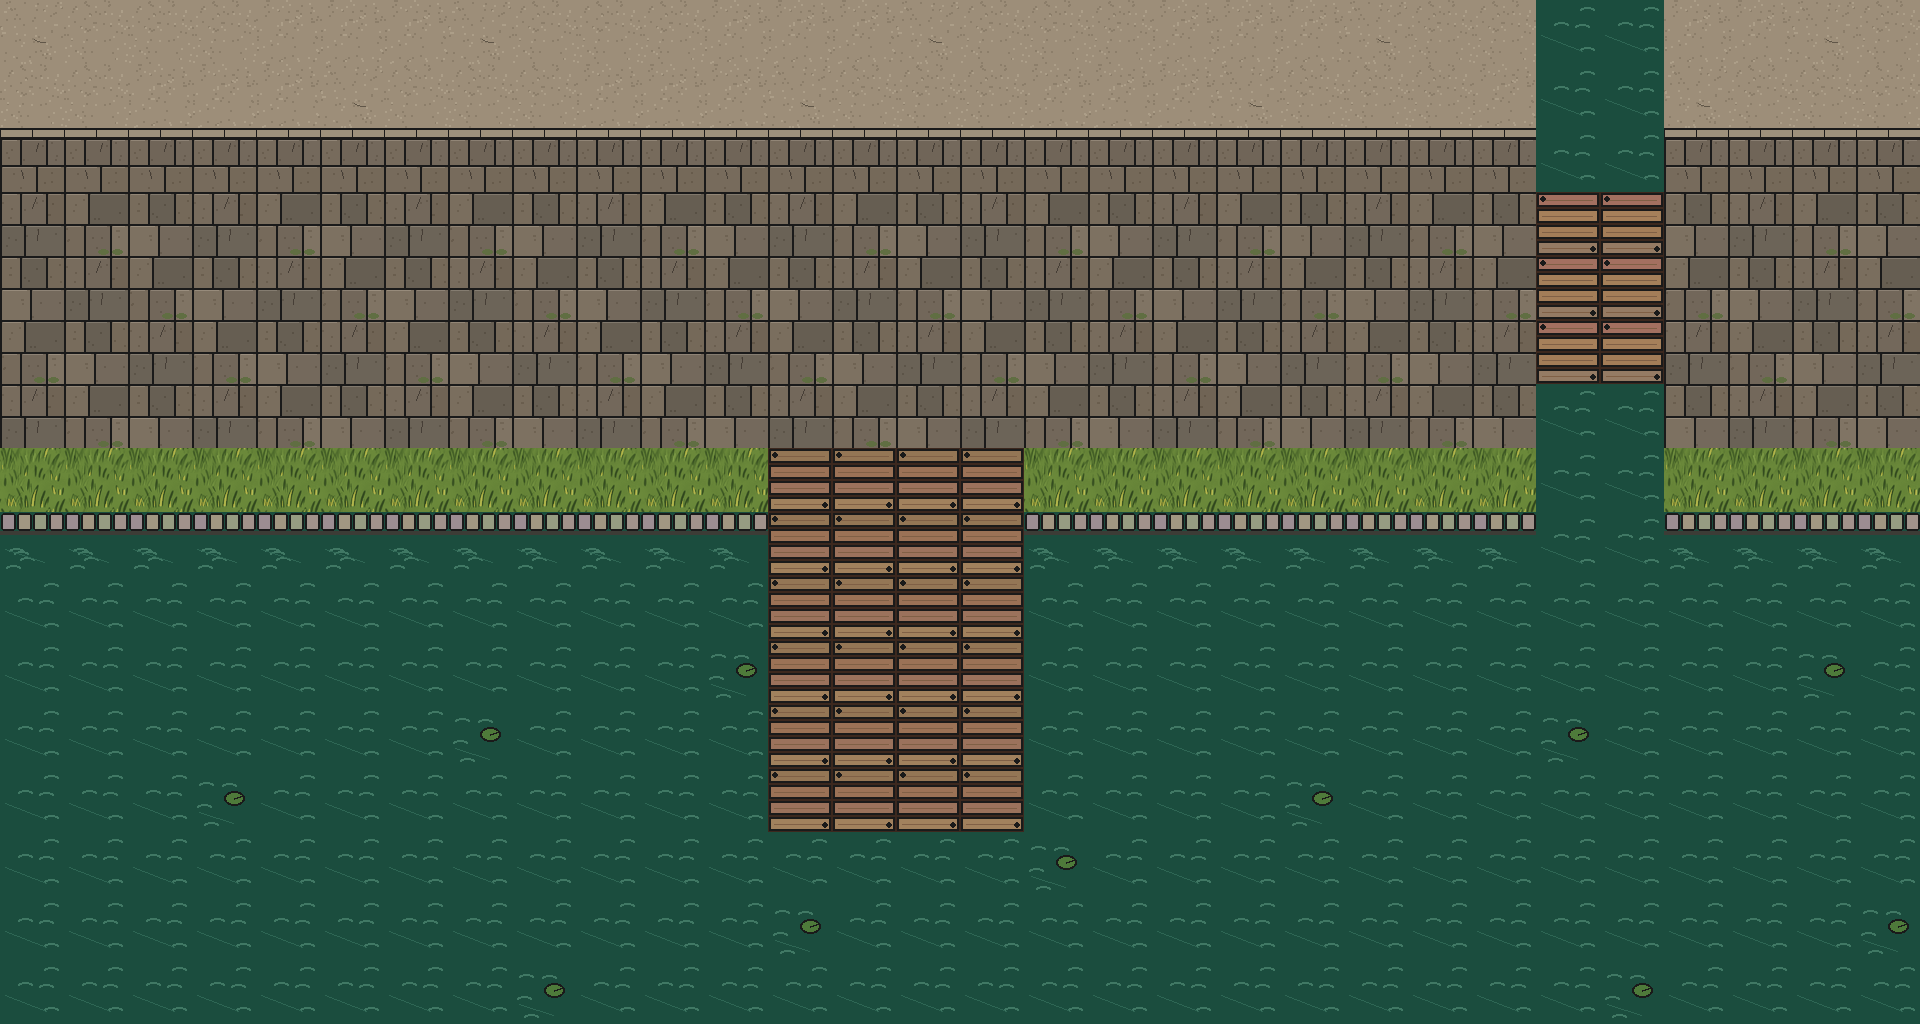

Tiled map render using the project's own tile images. Description and the map definition, with tile-layer contents summarised, below:
An orthogonal 30x16 tile map with 64x64 px tiles, 1 tile layer (Ground) and 51 objects (38x prop, 3x collectible, 2x exit, 2x walker, 2x spot, ...).

<map version="1.10" tiledversion="1.10.2" orientation="orthogonal" renderorder="right-down" width="30" height="16" tilewidth="64" tileheight="64" infinite="0" nextlayerid="3" nextobjectid="52">
 <properties>
  <property name="zone" value="river" />
  <property name="name" value="Bến sông Hoài" />
  <property name="name_en" value="Hoai River Pier" />
  <property name="sub" value="Chiều tà bên bến hoa đăng và Chùa Cầu" />
  <property name="sub_en" value="Sunset at the flower-lantern pier and the Japanese Covered Bridge" />
  <property name="card" value="assets/scenes/river.webp" />
  <property name="light" value="dusk" />
 </properties>
 <tileset firstgid="1" name="hoian_dongho_tileset_64x64" tilewidth="64" tileheight="64" tilecount="72" columns="8">
  <image source="../../assets/tiles/hoian_dongho_grid_tileset_64x64.png" width="512" height="576" />
  <tile id="16"><properties><property name="collides" type="bool" value="true" /></properties></tile>
  <tile id="17"><properties><property name="collides" type="bool" value="true" /></properties></tile>
  <tile id="18"><properties><property name="collides" type="bool" value="true" /></properties></tile>
  <tile id="19"><properties><property name="collides" type="bool" value="true" /></properties></tile>
  <tile id="20"><properties><property name="collides" type="bool" value="true" /></properties></tile>
  <tile id="21"><properties><property name="collides" type="bool" value="true" /></properties></tile>
  <tile id="22"><properties><property name="collides" type="bool" value="true" /></properties></tile>
  <tile id="23"><properties><property name="collides" type="bool" value="true" /></properties></tile>
  <tile id="24"><properties><property name="collides" type="bool" value="true" /></properties></tile>
  <tile id="25"><properties><property name="collides" type="bool" value="true" /></properties></tile>
  <tile id="26"><properties><property name="collides" type="bool" value="true" /></properties></tile>
  <tile id="27"><properties><property name="collides" type="bool" value="true" /></properties></tile>
  <tile id="28"><properties><property name="collides" type="bool" value="true" /></properties></tile>
  <tile id="29"><properties><property name="collides" type="bool" value="true" /></properties></tile>
  <tile id="30"><properties><property name="collides" type="bool" value="true" /></properties></tile>
  <tile id="31"><properties><property name="collides" type="bool" value="true" /></properties></tile>
  <tile id="34"><properties><property name="collides" type="bool" value="true" /></properties></tile>
  <tile id="35"><properties><property name="collides" type="bool" value="true" /></properties></tile>
 </tileset>
 <layer id="1" name="Ground" width="30" height="16">
  <data>[480 cells, 480 non-empty, 13 distinct tile ids]</data>
 </layer>
 <objectgroup id="2" name="Objects">
  <!-- 51 objects omitted --></objectgroup>
</map>
<!-- 51 of 51 objects omitted -->
